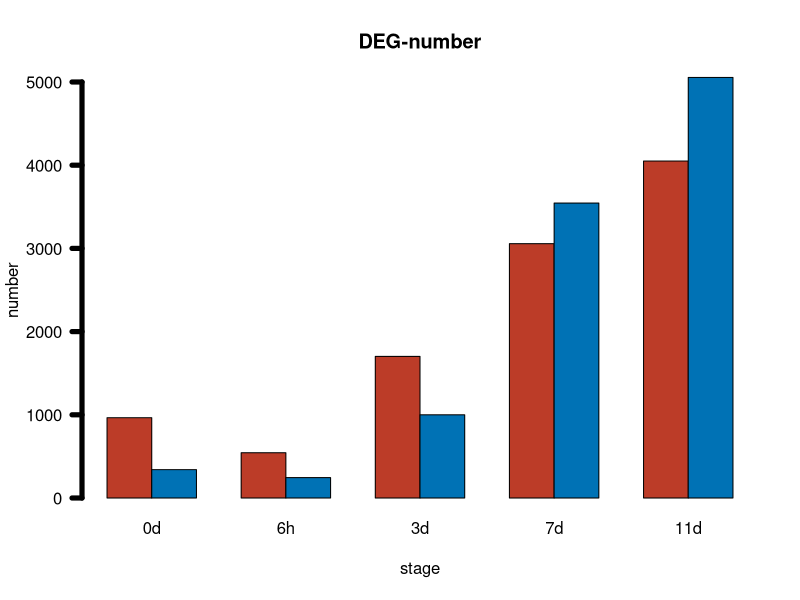

Write the R code that produced this figure.
up<- c(965,544, 1702,3057,4050)
down<- c(341,245,1000,3545,5055)
grade <- rbind(up,down)
names<-c("0d","6h","3d","7d","11d")
barplot(grade,names.arg=names,main="DEG-number",xlab="stage",ylab="number",las=1,col=c("#BC3C28","#0072B5"),ylim=c(0,5000),beside=T,lwd=5)
